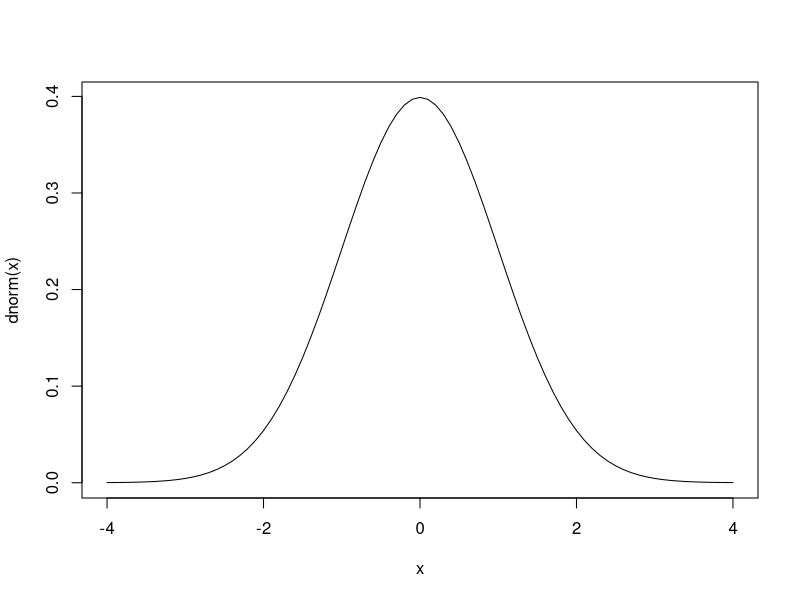
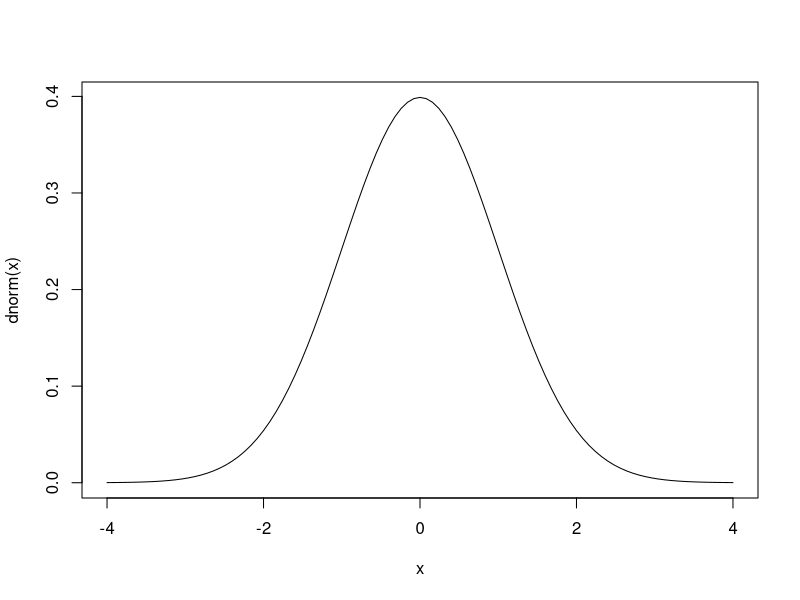
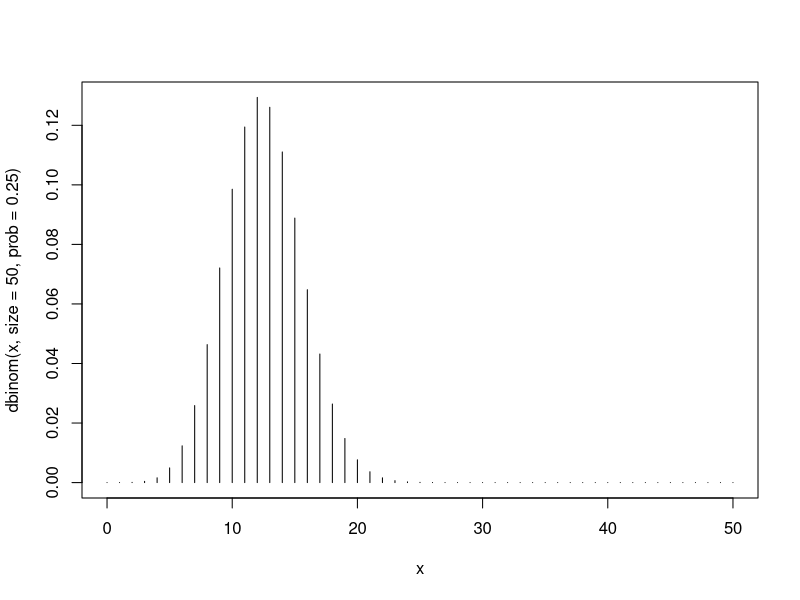

The R script that drew these images, in order:
sample(1:40, 5)

# flips of a coin
sample(c("H", "T"), 10, replace = T)

# 90% chance of success
sample(c("succ", "fail"), 10, replace = T, prob = c(0.9, 0.1))

# product vector
1 / prod(40:36)

# density

	x <- seq(-4, 4, 0.1)
	plot(x, dnorm(x), type = "l")

	curve(dnorm(x), from = -4, to = 4)

	x <- 0:50
	plot(x, dbinom(x, size = 50, prob = .25), type = "h")

# probability

	# pnorm = chance of getting a value smaller than arg1, given mean and sd
	(1 - pnorm(160, mean = 132, sd = 13))

	# t-test

	pbinom(16, size = 20, prob = .5)

	1 - pbinom(15, size = 20, prob = .5)

	# two tailed test
	1 - pbinom(15, 20, .5) + pbinom(4, 20, .5)

# quantiles

	
	# confidence interval

	xbar <- 83
	sigma <- 12
	n <- 5
	sem <- sigma / sqrt(n)
	sem

	# 95% confidence interval for avg = 83, sd = 12, n = 5

	xbar + sem * qnorm(0.025)
	xbar + sem * qnorm(0.975)

# randomness

	rnorm(10)
	rnorm(10)

	rnorm(10, mean = 7, sd = 5)

	rbinom(10, size = 20, prob = .5)
